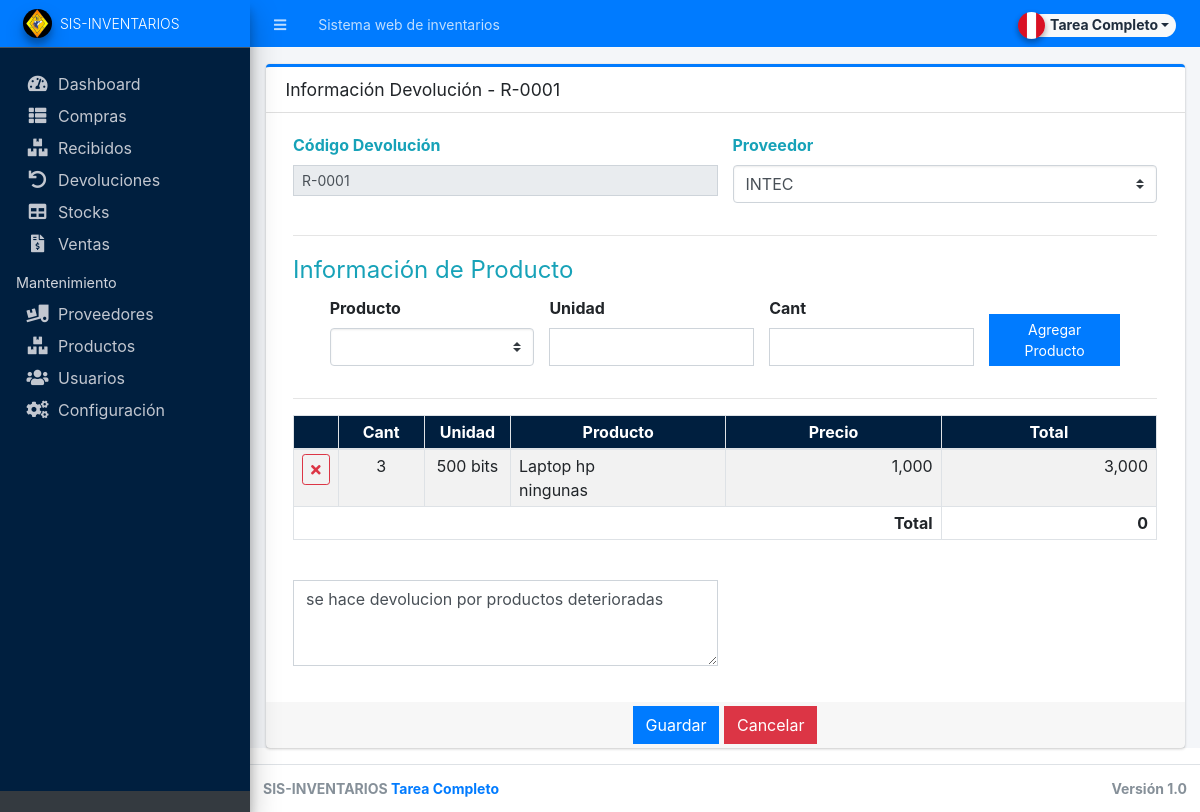
Page /admin?page=return/manage_return&id=2 (signed in) on the committed database.
### tables this page shows
CREATE TABLE `stock_list` (
  `id` int(30) NOT NULL,
  `item_id` int(30) NOT NULL,
  `quantity` int(30) NOT NULL,
  `unit` varchar(250) DEFAULT NULL,
  `price` float NOT NULL DEFAULT 0,
  `total` float NOT NULL DEFAULT current_timestamp(),
  `type` tinyint(1) NOT NULL DEFAULT 1 COMMENT '1=IN , 2=OUT',
  `date_created` datetime NOT NULL DEFAULT current_timestamp()
);

CREATE TABLE `item_list` (
  `id` int(30) NOT NULL,
  `name` text NOT NULL,
  `description` text NOT NULL,
  `supplier_id` int(30) NOT NULL,
  `cost` float NOT NULL DEFAULT 0,
  `status` tinyint(1) NOT NULL DEFAULT 1,
  `date_created` datetime NOT NULL DEFAULT current_timestamp(),
  `date_updated` datetime NOT NULL DEFAULT current_timestamp() ON UPDATE current_timestamp()
);

### admin/return/manage_return.php (the view, shortened to what this page needs)
<div class="card card-outline card-primary">
    <div class="card-header">
        <h4 class="card-title"><?php echo isset($id) ? "Información Devolución - " . $return_code : 'Nueva Devolución' ?></h4>
    </div>
    <div class="card-body">
        <form action="" id="return-form">
            <div class="container-fluid">
                <div class="row">
                    <div class="col-md-6">
                        <label class="control-label text-info">Código Devolución</label>
                        <input type="text" class="form-control form-control-sm rounded-0" value="<?php echo isset($return_code) ? $return_code : '' ?>" readonly>
                    </div>
                    <div class="col-md-6">
                        <div class="form-group">
                            <label for="supplier_id" class="control-label text-info">Proveedor</label>
                            <select name="supplier_id" id="supplier_id" class="custom-select select2">
                                <?php
                                $supplier = $conn->query("SELECT * FROM `supplier_list` where status = 1 order by `name` asc");
                                while ($row = $supplier->fetch_assoc()) :
                                ?>
                                    <option value="<?php echo $row['id'] ?>" <?php echo isset($supplier_id) && $supplier_id == $row['id'] ? "selected" : "" ?>><?php echo $row['name'] ?></option>
                                <?php endwhile; ?>
                            </select>
                        </div>
                    </div>
                </div>
                <hr>
                <fieldset>
                    <legend class="text-info">Información de Producto</legend>
                    <div class="row justify-content-center align-items-end">
                        <div class="col-md-3">
                            <div class="form-group">
                                <label for="item_id" class="control-label">Producto</label>
                                <select id="item_id" class="custom-select ">
                                    <option disabled selected></option>
                                </select>
                            </div>
                        </div>
                        <div class="col-md-3">
                            <div class="form-group">
                                <label for="unit" class="control-label">Unidad</label>
                                <input type="text" class="form-control rounded-0" id="unit">
                            </div>
                        </div>
                        <div class="col-md-3">
                            <div class="form-group">
                                <label for="qty" class="control-label">Cant</label>
                                <input type="number" step="any" class="form-control rounded-0" id="qty">
                            </div>
                        </div>
                        <div class="col-md-2 text-center">
                            <div class="form-group">
                                <button type="button" class="btn btn-flat btn-sm btn-primary" id="add_to_list">Agregar Producto</button>
                            </div>
                        </div>
                </fieldset>
                <hr>
                <table class="table table-striped table-bordered" id="list">
                    <colgroup>
                        <col width="5%">
                        <col width="10%">
                        <col width="10%">
                        <col width="25%">
                        <col width="25%">
                        <col width="25%">
                    </colgroup>
                    <thead>
                        <tr class="text-light bg-navy">
                            <th class="text-center py-1 px-2"></th>
                            <th class="text-center py-1 px-2">Cant</th>
                            <th class="text-center py-1 px-2">Unidad</th>
                            <th class="text-center py-1 px-2">Producto</th>
                            <th class="text-center py-1 px-2">Precio</th>
                            <th class="text-center py-1 px-2">Total</th>
                        </tr>
                    </thead>
                    <tbody>
                        <?php
                        if (isset($id)) :
                            $qry = $conn->query("SELECT s.*,i.name,i.description FROM `stock_list` s inner join item_list i on s.item_id = i.id where s.id in ({$stock_ids})");
                            while ($row = $qry->fetch_assoc()) :
                        ?>
                                <tr>
                                    <td class="py-1 px-2 text-center">
                                        <button class="btn btn-outline-danger btn-sm rem_row" type="button"><i class="fa fa-times"></i></button>
                                    </td>
                                    <td class="py-1 px-2 text-center qty">
                                        <span class="visible"><?php echo number_format($row['quantity']); ?></span>
                                    </td>
                                    <td class="py-1 px-2 text-center unit">
                                        <?php echo $row['unit']; ?>
                                    </td>
                                    <td class="py-1 px-2 item">
                                        <?php echo $row['name']; ?> <br>
                                        <?php echo $row['description']; ?>
                                    </td>
                                    <td class="py-1 px-2 text-right cost">
                                        <?php echo number_format($row['price']); ?>
                                    </td>
                                    <td class="py-1 px-2 text-right total">
                                        <?php echo number_format($row['total']); ?>
                                    </td>
                                </tr>
                            <?php endwhile; ?>
                        <?php endif; ?>
                    </tbody>
                    <tfoot>
                        <tr>
                            <th class="text-right py-1 px-2" colspan="5">Total
                            </th>
                            <th class="text-right py-1 px-2 grand-total">0</th>
                        </tr>
                    </tfoot>
                </table>
                <div class="row">
                    <div class="col-md-6">
                        <div class="form-group">
                            <textarea name="remarks" id="remarks" rows="3" class="form-control rounded-0"><?php echo isset($remarks) ? $remarks : '' ?></textarea>
                        </div>
                    </div>
                </div>
            </div>
        </form>
    </div>
    <div class="card-footer py-1 text-center">
        <button class="btn btn-flat btn-primary" type="submit" form="return-form">Guardar</button>
        <a class="btn btn-flat btn-danger" href="<?php echo base_url . '/admin?page=return' ?>">Cancelar</a>
    </div>
</div>

### rows in the picture
stock_list: quantity "3", unit "500 bits", item.name "Laptop hp", item.description "ningunas", price "1,000", total "3,000"

### other values in the picture
$_settings->info('name') "Sistema web de inventarios"
$_settings->info('short_name') "SIS-INVENTARIOS"
$return_code "R-0001"
form field supplier_id "INTEC"
